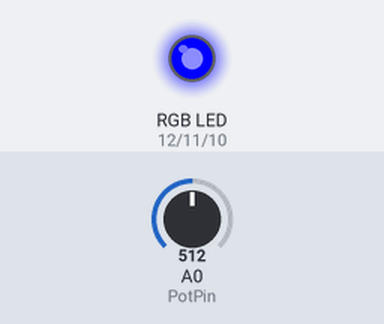
A sketch run on a simulated Arduino Uno, built with avr-gcc and run on an emulated ATmega328P. Shown: an RGB LED mixed from three pins (HIGH = lit). The inputs (shaded band) are chosen by the test bench; at power-on: A0 (PotPin) = 512.

Above: at 1.2 s.
1.3 s: A0 (PotPin) set to 352
2.8 s: A0 (PotPin) set to 330
At 4.0 s:
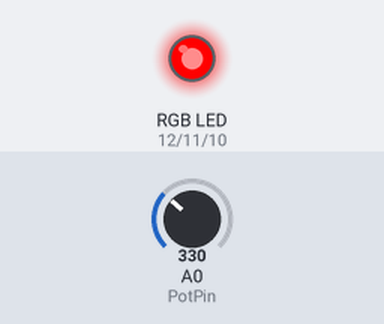
4.3 s: A0 (PotPin) set to 692
At 5.3 s:
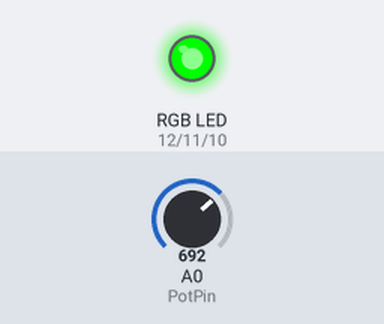
Timing chart, 0 to 7.3 s (numbered marks = the images above; inputs shaded):
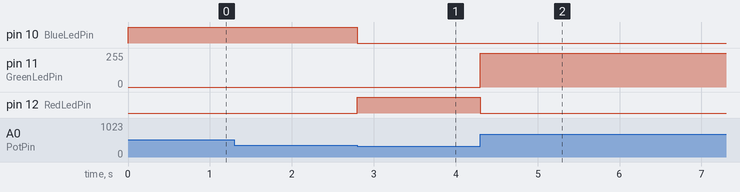

Measured:
- the behaviour switches between 341 and 340 on A0 (PotPin) (found by bisection; images 0 and 1)
- after the input at 1.3 s, every drawn part: stays the same
- after the input at 2.8 s, pin 10 (BlueLedPin): HIGH → LOW at once; pin 12 (RedLedPin): LOW → HIGH at once
- after the input at 4.3 s, pin 11 (GreenLedPin): 0/255 → 253/255 at once; pin 12 (RedLedPin): HIGH → LOW at once

The sketch:

RGB2.ino
```cpp
int RedLedPin = 12; // Red LED is connected to digital pin 12
int GreenLedPin = 11; // Green LED is connected to digital pin 11
int BlueLedPin = 10;  // Blue LED is connected to digital pin 10

int PotPin = A0; // Potentiometer for RGB control is connected to analog pin A0

int RedLedBrightness = 0; // Red LED brightness
int GreenLedBrightness = 0; // Green LED brightness
int BlueLedBrightness = 0; // Blue LED brightness

int K = 0.75;

void setup(){
    pinMode(RedLedPin, OUTPUT); // Set Red LED pin as output
    pinMode(GreenLedPin, OUTPUT);   // Set Green LED pin as output
    pinMode(BlueLedPin, OUTPUT);    // Set Blue LED pin as output
}

void loop(){
    int PotValue = analogRead(PotPin); // Read potentiometer value

    if(PotValue == 0){
        RedLedBrightness = 255;
        GreenLedBrightness = 0;
        BlueLedBrightness = 0;
    } else if(PotValue < 341){
        RedLedBrightness = 255 - PotValue*K;
        GreenLedBrightness = 0;
        BlueLedBrightness = PotValue*K;
    } else if(PotValue < 682){
        RedLedBrightness = 0;
        GreenLedBrightness = 512 - PotValue*K;
        BlueLedBrightness = PotValue*K - 255;
    } else if(PotValue < 1023){
        RedLedBrightness = PotValue*K - 512;
        GreenLedBrightness = 765 - PotValue*K;
        BlueLedBrightness = 0;
    } else {
        RedLedBrightness = 255;
        GreenLedBrightness = 0;
        BlueLedBrightness = 0;
    }

    // Set LED brightness
    analogWrite(RedLedPin, RedLedBrightness);
    analogWrite(GreenLedPin, GreenLedBrightness);
    analogWrite(BlueLedPin, BlueLedBrightness);
}
```
